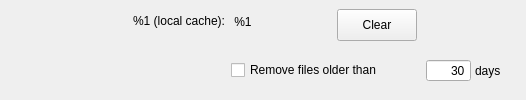
        <widget class="QWidget" name="gDebris" native="true">
         <layout class="QVBoxLayout" name="verticalLayout_5">
          <property name="leftMargin">
           <number>25</number>
          </property>
          <property name="topMargin">
           <number>0</number>
          </property>
          <property name="rightMargin">
           <number>25</number>
          </property>
          <property name="bottomMargin">
           <number>0</number>
          </property>
          <item>
           <layout class="QGridLayout" name="gridLayout_3" columnminimumwidth="200,0,0">
            <property name="verticalSpacing">
             <number>0</number>
            </property>
            <item row="0" column="0">
             <widget class="QWidget" name="wDebris" native="true">
              <layout class="QVBoxLayout" name="verticalLayout_15">
               <property name="leftMargin">
                <number>0</number>
               </property>
               <property name="topMargin">
                <number>0</number>
               </property>
               <property name="rightMargin">
                <number>0</number>
               </property>
               <property name="bottomMargin">
                <number>0</number>
               </property>
               <item>
                <widget class="QLabel" name="lLocalDebris">
                 <property name="text">
                  <string>%1 (local cache):</string>
                 </property>
                 <property name="alignment">
                  <set>Qt::AlignRight|Qt::AlignTrailing|Qt::AlignVCenter</set>
                 </property>
                </widget>
               </item>
              </layout>
             </widget>
            </item>
            <item row="0" column="2">
             <widget class="QWidget" name="wDebrisContainer" native="true">
              <property name="sizePolicy">
               <sizepolicy hsizetype="Preferred" vsizetype="Maximum">
                <horstretch>0</horstretch>
                <verstretch>0</verstretch>
               </sizepolicy>
              </property>
              <layout class="QVBoxLayout" name="verticalLayout_17">
               <property name="spacing">
                <number>0</number>
               </property>
               <property name="leftMargin">
                <number>0</number>
               </property>
               <property name="topMargin">
                <number>0</number>
               </property>
               <property name="rightMargin">
                <number>0</number>
               </property>
               <property name="bottomMargin">
                <number>0</number>
               </property>
               <item>
                <widget class="QWidget" name="wLocalCache" native="true">
                 <property name="sizePolicy">
                  <sizepolicy hsizetype="Expanding" vsizetype="Preferred">
                   <horstretch>0</horstretch>
                   <verstretch>0</verstretch>
                  </sizepolicy>
                 </property>
                 <layout class="QHBoxLayout" name="horizontalLayout_22">
                  <property name="leftMargin">
                   <number>0</number>
                  </property>
                  <property name="topMargin">
                   <number>9</number>
                  </property>
                  <property name="rightMargin">
                   <number>0</number>
                  </property>
                  <property name="bottomMargin">
                   <number>0</number>
                  </property>
                  <item>
                   <widget class="QPushButton" name="bClearCache">
                    <property name="enabled">
                     <bool>true</bool>
                    </property>
                    <property name="minimumSize">
                     <size>
                      <width>0</width>
                      <height>32</height>
                     </size>
                    </property>
                    <property name="text">
                     <string>Clear</string>
                    </property>
                    <property name="autoDefault">
                     <bool>false</bool>
                    </property>
                   </widget>
                  </item>
                  <item>
                   <spacer name="horizontalSpacer_21">
                    <property name="orientation">
                     <enum>Qt::Horizontal</enum>
                    </property>
                    <property name="sizeHint" stdset="0">
                     <size>
                      <width>40</width>
                      <height>20</height>
                     </size>
                    </property>
                   </spacer>
                  </item>
                 </layout>
                </widget>
               </item>
              </layout>
             </widget>
            </item>
            <item row="0" column="1">
             <widget class="QLabel" name="lCacheSize">
              <property name="minimumSize">
               <size>
                <width>100</width>
                <height>0</height>
               </size>
              </property>
              <property name="focusPolicy">
               <enum>Qt::NoFocus</enum>
              </property>
              <property name="toolTip">
               <string>Local folder with a backup of files deleted in MEGA</string>
              </property>
              <property name="styleSheet">
               <string notr="true">margin-top: 2px;</string>
              </property>
              <property name="text">
               <string notr="true"> %1</string>
              </property>
              <property name="indent">
               <number>0</number>
              </property>
             </widget>
            </item>
            <item row="1" column="1" colspan="2">
             <widget class="QWidget" name="wScheduler" native="true">
              <layout class="QHBoxLayout" name="horizontalLayout_2">
               <property name="spacing">
                <number>4</number>
               </property>
               <property name="leftMargin">
                <number>0</number>
               </property>
               <property name="topMargin">
                <number>0</number>
               </property>
               <property name="rightMargin">
                <number>0</number>
               </property>
               <property name="bottomMargin">
                <number>0</number>
               </property>
               <item>
                <widget class="QCheckBox" name="cCacheSchedulerEnabled">
                 <property name="text">
                  <string>Remove files older than</string>
                 </property>
                </widget>
               </item>
               <item>
                <spacer name="horizontalSpacer_8">
                 <property name="orientation">
                  <enum>Qt::Horizontal</enum>
                 </property>
                 <property name="sizeType">
                  <enum>QSizePolicy::Preferred</enum>
                 </property>
                 <property name="sizeHint" stdset="0">
                  <size>
                   <width>40</width>
                   <height>20</height>
                  </size>
                 </property>
                </spacer>
               </item>
               <item>
                <widget class="QSpinBox" name="sCacheSchedulerDays">
                 <property name="minimumSize">
                  <size>
                   <width>45</width>
                   <height>0</height>
                  </size>
                 </property>
                 <property name="maximumSize">
                  <size>
                   <width>45</width>
                   <height>16777215</height>
                  </size>
                 </property>
                 <property name="alignment">
                  <set>Qt::AlignRight|Qt::AlignTrailing|Qt::AlignVCenter</set>
                 </property>
                 <property name="buttonSymbols">
                  <enum>QAbstractSpinBox::NoButtons</enum>
                 </property>
                 <property name="minimum">
                  <number>1</number>
                 </property>
                 <property name="maximum">
                  <number>365</number>
                 </property>
                 <property name="value">
                  <number>30</number>
                 </property>
                </widget>
               </item>
               <item>
                <widget class="QLabel" name="lCacheSchedulerSuffix">
                 <property name="styleSheet">
                  <string notr="true">font-style: normal;</string>
                 </property>
                 <property name="text">
                  <string notr="true">days</string>
                 </property>
                 <property name="alignment">
                  <set>Qt::AlignLeading|Qt::AlignLeft|Qt::AlignVCenter</set>
                 </property>
                </widget>
               </item>
              </layout>
             </widget>
            </item>
           </layout>
          </item>
         </layout>
        </widget>
